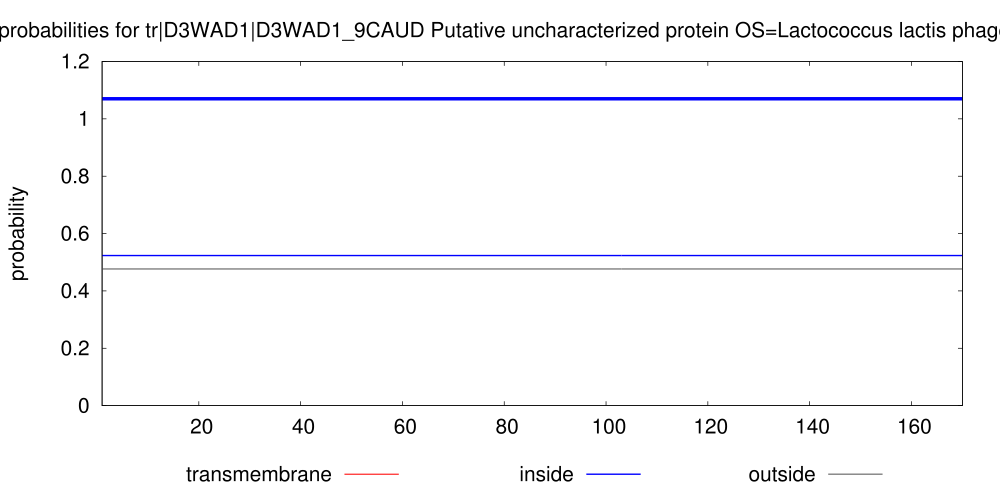

Source code (gnuplot):
set arrow from 1,1.07 to 170,1.07 nohead lt 3 lw 10
set key below
set title "TMHMM posterior probabilities for tr|D3WAD1|D3WAD1_9CAUD Putative uncharacterized protein OS=Lactococcus lactis phage p2 PE=4 SV=1 ORF=13"
set yrange [0:1.2]
set size 2., 1.4
#set xlabel "position"
set ylabel "probability"
set xrange [1:170]
# Make the ps plot
set term postscript eps color solid "Helvetica" 30
set output "./TMHMM_9908/tr_D3WAD1_D3WAD1_9CAUD.eps"
plot "./TMHMM_9908/tr_D3WAD1_D3WAD1_9CAUD.plp" using 1:4 title "transmembrane" with impulses lt 1 lw 3, \
"" using 1:3 title "inside" with line lt 3 lw 4, \
"" using 1:5 title "outside" with line lt 9 lw 4
exit
